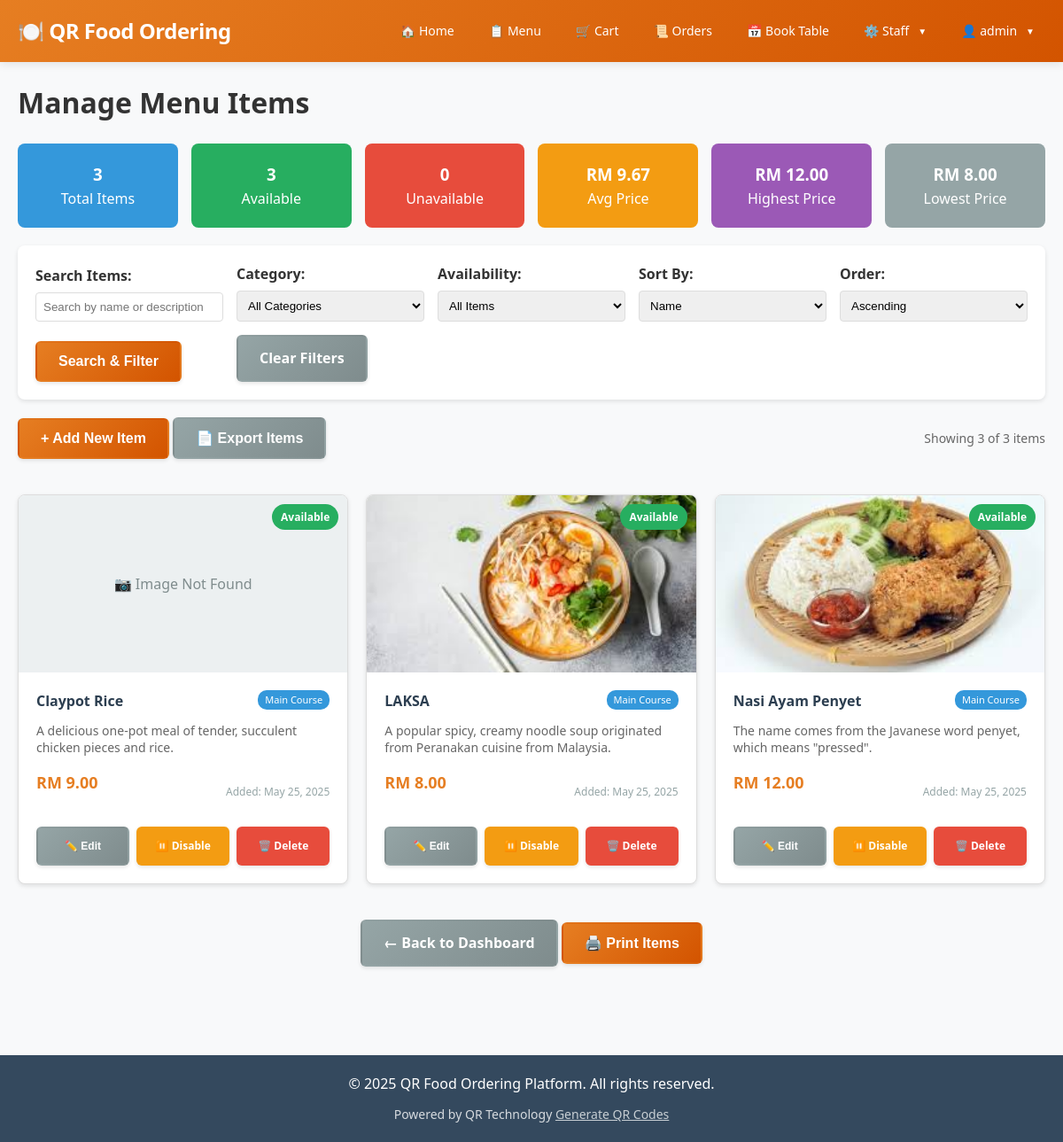
Page /staff/manage_items.php (signed in) on the committed database.
### tables this page shows
CREATE TABLE `menu_items` (
  `id` int(11) NOT NULL,
  `name` varchar(100) NOT NULL,
  `description` text DEFAULT NULL,
  `price` decimal(10,2) NOT NULL,
  `image` varchar(255) DEFAULT NULL,
  `created_at` timestamp NOT NULL DEFAULT current_timestamp(),
  `available` tinyint(1) DEFAULT 1,
  `category` varchar(50) DEFAULT NULL
);

### staff/manage_items.php (the view, shortened to what this page needs)
<?php
require_once '../config/database.php';
$search = trim($_GET['search'] ?? '');
$category_filter = $_GET['category'] ?? '';
$availability_filter = $_GET['availability'] ?? '';
$sort_by = $_GET['sort'] ?? 'name';
$sort_order = $_GET['order'] ?? 'ASC';
$where_conditions = [];
$params = [];
$where_clause = !empty($where_conditions) ? 'WHERE ' . implode(' AND ', $where_conditions) : '';
$valid_sorts = ['name', 'price', 'category', 'created_at', 'available'];
$sort_by = in_array($sort_by, $valid_sorts) ? $sort_by : 'name';
$sort_order = ($sort_order === 'DESC') ? 'DESC' : 'ASC';
$page = (int)($_GET['page'] ?? 1);
$limit = 12;
$offset = ($page - 1) * $limit;
$count_sql = "SELECT COUNT(*) FROM menu_items $where_clause";
$stmt = $pdo->prepare($count_sql);
$stmt->execute($params);
$total_items = $stmt->fetchColumn();
$sql = "SELECT * FROM menu_items $where_clause ORDER BY $sort_by $sort_order LIMIT $limit OFFSET $offset";
$stmt = $pdo->prepare($sql);
$stmt->execute($params);
$items = $stmt->fetchAll();
$stats_sql = "
    SELECT
        COUNT(*) as total_items,
        COUNT(CASE WHEN available = 1 THEN 1 END) as available_items,
        COUNT(CASE WHEN available = 0 THEN 1 END) as unavailable_items,
        AVG(price) as avg_price,
        MAX(price) as max_price,
        MIN(price) as min_price
    FROM menu_items
";
$stmt = $pdo->query($stats_sql);
$stats = $stmt->fetch();
include '../includes/header.php';
?>
<h1>Manage Menu Items</h1>
<div style="display: grid; grid-template-columns: repeat(auto-fit, minmax(150px, 1fr)); gap: 15px; margin: 20px 0;">
    <div style="background: #3498db; color: white; padding: 20px; border-radius: 8px; text-align: center;">
        <h3><?php echo $stats['total_items']; ?></h3>
        <p>Total Items</p>
    </div>
    <div style="background: #27ae60; color: white; padding: 20px; border-radius: 8px; text-align: center;">
        <h3><?php echo $stats['available_items']; ?></h3>
        <p>Available</p>
    </div>
    <div style="background: #e74c3c; color: white; padding: 20px; border-radius: 8px; text-align: center;">
        <h3><?php echo $stats['unavailable_items']; ?></h3>
        <p>Unavailable</p>
    </div>
    <div style="background: #f39c12; color: white; padding: 20px; border-radius: 8px; text-align: center;">
        <h3>RM <?php echo number_format($stats['avg_price'], 2); ?></h3>
        <p>Avg Price</p>
    </div>
    <div style="background: #9b59b6; color: white; padding: 20px; border-radius: 8px; text-align: center;">
        <h3>RM <?php echo number_format($stats['max_price'], 2); ?></h3>
        <p>Highest Price</p>
    </div>
    <div style="background: #95a5a6; color: white; padding: 20px; border-radius: 8px; text-align: center;">
        <h3>RM <?php echo number_format($stats['min_price'], 2); ?></h3>
        <p>Lowest Price</p>
    </div>
</div>
<div style="background: white; padding: 20px; border-radius: 8px; box-shadow: 0 2px 5px rgba(0,0,0,0.1); margin: 20px 0;">
    <form method="GET" style="display: grid; grid-template-columns: repeat(auto-fit, minmax(180px, 1fr)); gap: 15px; align-items: end;">
        <div>
            <label for="search" style="display: block; margin-bottom: 5px; font-weight: bold;">Search Items:</label>
            <input type="text" name="search" id="search" placeholder="Search by name or description"
                   value="<?php echo htmlspecialchars($search); ?>" style="width: 100%; padding: 8px; border: 1px solid #ddd; border-radius: 4px;">
        </div>
        <div>
            <label for="category" style="display: block; margin-bottom: 5px; font-weight: bold;">Category:</label>
            <select name="category" id="category" style="width: 100%; padding: 8px; border: 1px solid #ddd; border-radius: 4px;">
                <option value="">All Categories</option>
            </select>
        </div>
        <div>
            <label for="availability" style="display: block; margin-bottom: 5px; font-weight: bold;">Availability:</label>
            <select name="availability" id="availability" style="width: 100%; padding: 8px; border: 1px solid #ddd; border-radius: 4px;">
                <option value="">All Items</option>
            </select>
        </div>
        <div>
            <label for="sort" style="display: block; margin-bottom: 5px; font-weight: bold;">Sort By:</label>
            <select name="sort" id="sort" style="width: 100%; padding: 8px; border: 1px solid #ddd; border-radius: 4px;">
                <option value="name" <?php echo $sort_by === 'name' ? 'selected' : ''; ?>>Name</option>
            </select>
        </div>
        <div>
            <label for="order" style="display: block; margin-bottom: 5px; font-weight: bold;">Order:</label>
            <select name="order" id="order" style="width: 100%; padding: 8px; border: 1px solid #ddd; border-radius: 4px;">
                <option value="ASC" <?php echo $sort_order === 'ASC' ? 'selected' : ''; ?>>Ascending</option>
            </select>
        </div>
        <div>
            <button type="submit" class="btn">Search & Filter</button>
        </div>
        <div>
            <a href="manage_items.php" class="btn btn-secondary">Clear Filters</a>
        </div>
    </form>
</div>
<div style="display: flex; justify-content: space-between; align-items: center; margin: 20px 0;">
    <div>
        <button onclick="showAddForm()" class="btn">+ Add New Item</button>
        <button onclick="exportItems()" class="btn btn-secondary">📄 Export Items</button>
    </div>
    <div style="font-size: 14px; color: #666;">
        Showing <?php echo count($items); ?> of <?php echo $total_items; ?> items
    </div>
</div>
<?php if (empty($items)): ?>
    <div style="text-align: center; padding: 50px; background: white; border-radius: 8px; box-shadow: 0 2px 5px rgba(0,0,0,0.1);">
        <h3>No items found</h3>
        <p>No items match your search criteria.</p>
        <?php if (!empty($search) || !empty($category_filter) || $availability_filter !== ''): ?>
            <a href="manage_items.php" class="btn">Clear Filters</a>
        <?php else: ?>
            <button onclick="showAddForm()" class="btn">Add Your First Item</button>
        <?php endif; ?>
    </div>
<?php else: ?>
    <div class="menu-grid" style="display: grid; grid-template-columns: repeat(auto-fit, minmax(300px, 1fr)); gap: 20px;">
        <?php foreach ($items as $item): ?>
            <div class="menu-item" style="border: 1px solid #ddd; border-radius: 8px; overflow: hidden; background: white; box-shadow: 0 2px 5px rgba(0,0,0,0.1); position: relative; opacity: <?php echo $item['available'] ? '1' : '0.7'; ?>;">
                <?php if (!$item['available']): ?>
                    <div style="position: absolute; top: 10px; right: 10px; background: #e74c3c; color: white; padding: 5px 10px; border-radius: 15px; font-size: 12px; z-index: 1; font-weight: bold;">
                        Unavailable
                    </div>
                <?php else: ?>
                    <div style="position: absolute; top: 10px; right: 10px; background: #27ae60; color: white; padding: 5px 10px; border-radius: 15px; font-size: 12px; z-index: 1; font-weight: bold;">
                        Available
                    </div>
                <?php endif; ?>
                <div style="height: 200px; background: #f8f9fa; display: flex; align-items: center; justify-content: center; overflow: hidden;">
                    <?php if (!empty($item['image'])): ?>
                        <?php
                        $image_src = filter_var($item['image'], FILTER_VALIDATE_URL)
                            ? $item['image']
                            : '../images/' . $item['image'];
                        ?>
                        <img src="<?php echo htmlspecialchars($image_src); ?>"
                             alt="<?php echo htmlspecialchars($item['name']); ?>"
                             style="width: 100%; height: 100%; object-fit: cover;"
                             onerror="this.style.display='none'; this.nextElementSibling.style.display='flex';">
                        <div style="display: none; width: 100%; height: 100%; background: #ecf0f1; align-items: center; justify-content: center; color: #7f8c8d;">
                            📷 Image Not Found
                        </div>
                    <?php else: ?>
                        <div style="width: 100%; height: 100%; background: #ecf0f1; display: flex; align-items: center; justify-content: center; color: #7f8c8d;">
                            📷 No Image
                        </div>
                    <?php endif; ?>
                </div>
                <div style="padding: 20px;">
                    <div style="display: flex; justify-content: space-between; align-items: start; margin-bottom: 10px;">
                        <h4 style="margin: 0; color: #2c3e50;"><?php echo htmlspecialchars($item['name']); ?></h4>
                        <?php if (!empty($item['category'])): ?>
                            <span style="background: #3498db; color: white; padding: 2px 8px; border-radius: 10px; font-size: 11px;">
                                <?php echo htmlspecialchars($item['category']); ?>
                            </span>
                        <?php endif; ?>
                    </div>
                    <p style="color: #666; margin: 10px 0; font-size: 14px; line-height: 1.4;">
                        <?php echo htmlspecialchars($item['description']); ?>
                    </p>
                    <div style="display: flex; justify-content: space-between; align-items: center; margin: 15px 0;">
                        <div class="price" style="font-size: 18px; font-weight: bold; color: #e67e22;">
                            RM <?php echo number_format($item['price'], 2); ?>
                        </div>
                        <div style="font-size: 12px; color: #95a5a6;">
                            Added: <?php echo date('M j, Y', strtotime($item['created_at'])); ?>
                        </div>
                    </div>
                    <div style="display: grid; grid-template-columns: 1fr 1fr 1fr; gap: 8px; margin-top: 15px;">
                        <button onclick="editItem(
                            <?php echo $item['id']; ?>,
                            '<?php echo addslashes($item['name']); ?>',
                            '<?php echo addslashes($item['description']); ?>',
                            <?php echo $item['price']; ?>,
                            '<?php echo addslashes($item['category'] ?? ''); ?>',
                            '<?php echo addslashes($item['image'] ?? ''); ?>'
                        )" class="btn btn-secondary" style="padding: 8px; font-size: 12px;">
                            ✏️ Edit
                        </button>
                        <a href="?toggle=<?php echo $item['id']; ?>"
                           class="btn" style="padding: 8px; font-size: 12px; text-decoration: none; text-align: center;
                           background: <?php echo $item['available'] ? '#f39c12' : '#27ae60'; ?>;">
                            <?php echo $item['available'] ? '⏸️ Disable' : '✅ Enable'; ?>
                        </a>
                        <a href="?delete=<?php echo $item['id']; ?>"
                           onclick="return confirm('Are you sure you want to delete this item? This action cannot be undone.')"
                           class="btn" style="padding: 8px; font-size: 12px; background: #e74c3c; text-decoration: none; text-align: center;">
                            🗑️ Delete
                        </a>
                    </div>
                </div>
            </div>
        <?php endforeach; ?>
    </div>
<?php endif; ?>
<div style="text-align: center; margin: 30px 0;">
    <a href="dashboard.php" class="btn btn-secondary">← Back to Dashboard</a>
    <button onclick="window.print()" class="btn">🖨️ Print Items</button>
</div>
<?php include '../includes/footer.php'; ?>

### css/style.css (style rules this page uses)
* { margin: 0; padding: 0; box-sizing: border-box; }
*::before, *::after { box-sizing: border-box; }
html { font-size: 16px; scroll-behavior: smooth; line-height: 1.15; -webkit-text-size-adjust: 100%; }
body { font-family: 'Segoe UI', 'Roboto', 'Oxygen', 'Ubuntu', 'Cantarell', 'Fira Sans', 'Droid Sans', 'Helvetica Neue', sans-serif; line-height: 1.6; color: #333; background-color: #f8f9fa; font-weight: 400; -webkit-font-smoothing: antialiased; -moz-osx-font-smoothing: grayscale; }
.btn { background: linear-gradient(135deg, #e67e22 0%, #d35400 100%); color: white; padding: 12px 24px; border: none; border-radius: 6px; cursor: pointer; font-size: 16px; font-weight: 600; text-decoration: none; display: inline-flex; align-items: center; justify-content: center; gap: 8px; text-align: center; transition: all 0.3s ease; box-shadow: 0 2px 4px rgba(0,0,0,0.1); border: 2px solid transparent; min-height: 44px; position: relative; overflow: hidden; }
.btn::before { content: ''; position: absolute; top: 0; left: -100%; width: 100%; height: 100%; background: linear-gradient(90deg, transparent, rgba(255,255,255,0.2), transparent); transition: left 0.5s ease; }
.btn-secondary { background: linear-gradient(135deg, #95a5a6 0%, #7f8c8d 100%); color: white; }
.menu-grid { display: grid; grid-template-columns: repeat(auto-fit, minmax(320px, 1fr)); gap: 30px; margin: 40px 0; }
.menu-item { background: white; border: 1px solid #e1e1e1; border-radius: 12px; overflow: hidden; box-shadow: 0 4px 15px rgba(0,0,0,0.08); transition: all 0.3s ease; position: relative; }
.menu-item img { width: 100%; height: 220px; object-fit: cover; transition: transform 0.3s ease; }
.menu-item p { margin-bottom: 20px; color: #666; line-height: 1.5; font-size: 14px; }
.menu-item .price { font-size: 24px; font-weight: 700; color: #e67e22; margin-bottom: 20px; display: block; }

### rows in the picture
menu_items: available "Available", name "Claypot Rice", category "Main Course", description "A delicious one-pot meal of tender, succulent chicken pieces and rice.", price "9.00", created_at "May 25, 2025"
menu_items: available "Available", image (picture), name "LAKSA", category "Main Course", description "A popular spicy, creamy noodle soup originated from Peranakan cuisine from Malaysia.", price "8.00", created_at "May 25, 2025"
menu_items: available "Available", image (picture), name "Nasi Ayam Penyet", category "Main Course", description "The name comes from the Javanese word penyet, which means \"pressed\".", price "12.00", created_at "May 25, 2025"

### other values in the picture
$_SESSION['username'] "admin"
$stats['total_items'] "3"
$stats['available_items'] "3"
$stats['unavailable_items'] "0"
$stats['avg_price'] "9.67"
$stats['max_price'] "12.00"
$stats['min_price'] "8.00"
count($items) "3"
$total_items "3"
